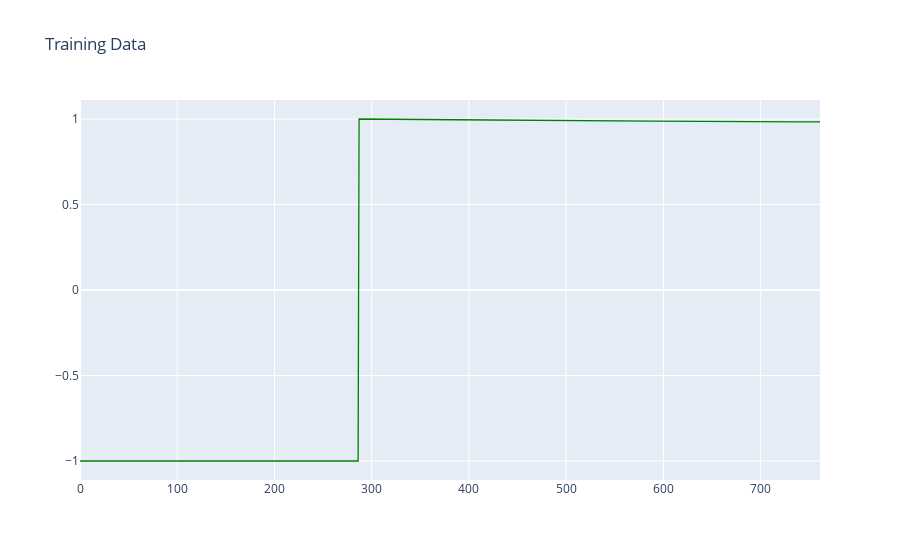
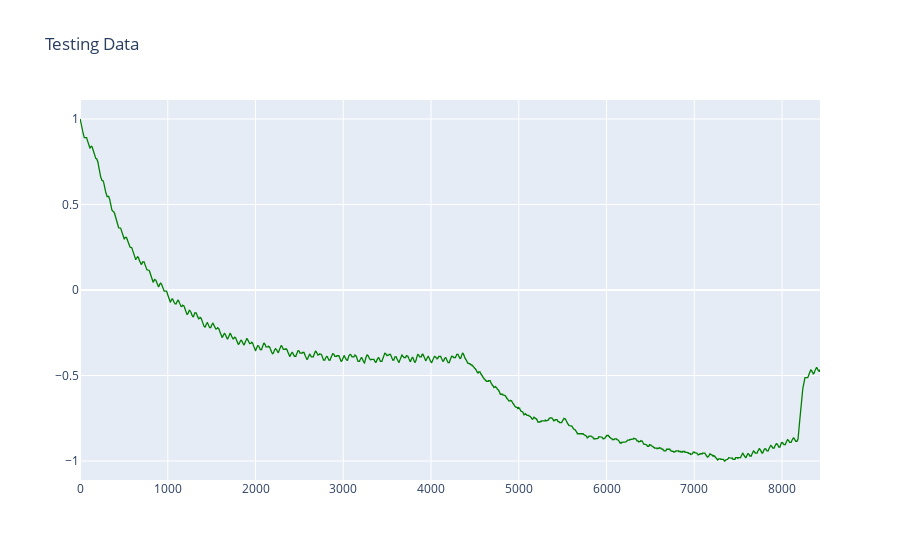
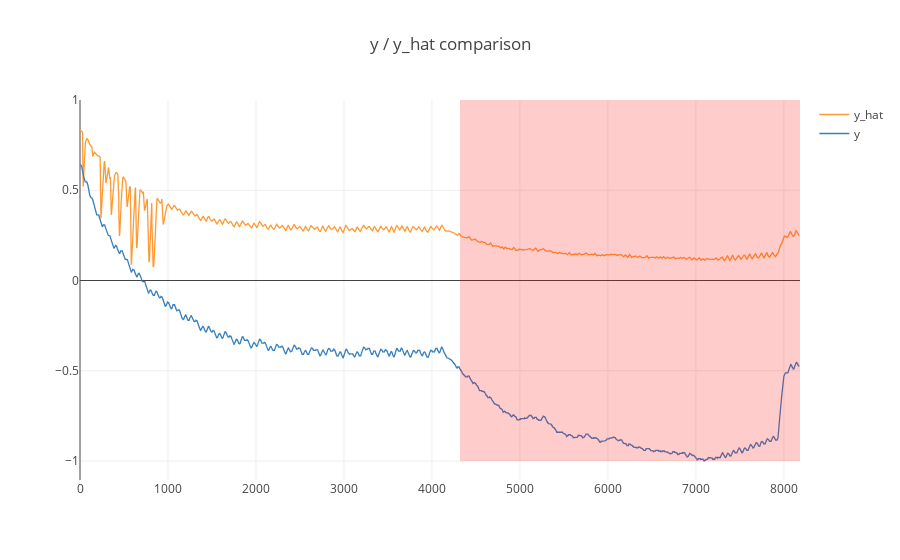
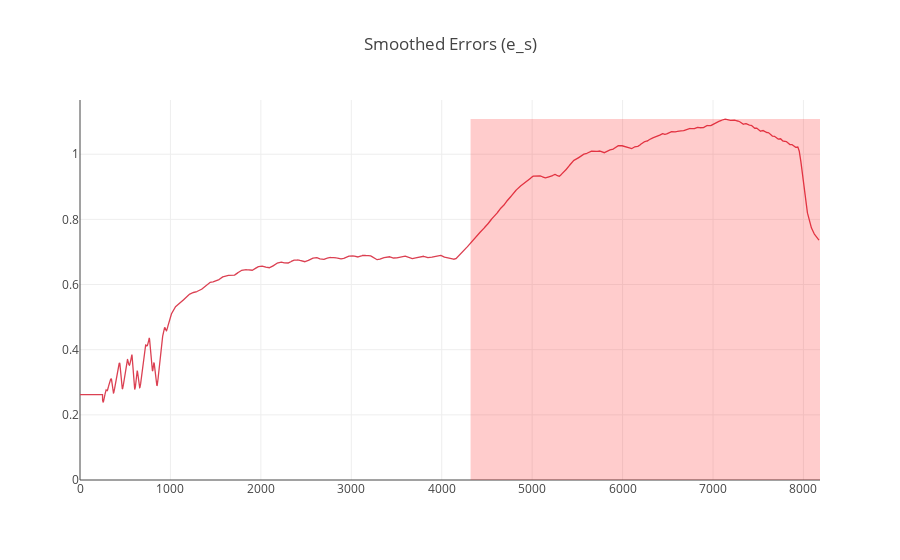

Notebook code for these charts, in order:
### Markdown cell above
## Interactive inline Plotly charts for viewing `y_test`, `y_hat`, and `smoothed errors (e_s)`
- **Blue** highlighted regions indicate anomalous sequences detected by the system
- If available, **Red** highlighted regions indicate true anomalous regions
- Can also optionally plot training data by setting `plot_train=True`

### Code cell
for i in range(len(run_ids)):
    print(run_ids[i])
    plotter = Plotter(run_ids[i])
    plotter.plot_channel('A-9', plot_errors=True, plot_train=True, plot_test=True)
    plotter.channel_result_summary('A-9')
    print()

### Figure 1 — Plotly figure (JSON) as saved in the notebook; plotly's stock layout.template omitted (floating-point values rounded to 4 significant figures; data arrays with more than 128 entries replaced by an {"elided": "..."} marker saying what was removed)
{"data": [{"line": {"color": "rgba(0, 128, 0, 1.0)", "dash": "solid", "shape": "linear", "width": 1.3}, "mode": "lines", "name": "train", "text": "", "type": "scatter", "x": {"elided": "762 int values"}, "y": {"elided": "762 float values"}}], "layout": {"title": {"text": "Training Data"}}}

### Figure 2 — Plotly figure (JSON) as saved in the notebook; plotly's stock layout.template omitted (floating-point values rounded to 4 significant figures; data arrays with more than 128 entries replaced by an {"elided": "..."} marker saying what was removed)
{"data": [{"line": {"color": "rgba(0, 128, 0, 1.0)", "dash": "solid", "shape": "linear", "width": 1.3}, "mode": "lines", "name": "test", "text": "", "type": "scatter", "x": {"elided": "8434 int values"}, "y": {"elided": "8434 float values"}}], "layout": {"title": {"text": "Testing Data"}}}

### Figure 3 — Plotly figure (JSON) as saved in the notebook; plotly's stock layout.template omitted (floating-point values rounded to 4 significant figures; data arrays with more than 128 entries replaced by an {"elided": "..."} marker saying what was removed)
{"data": [{"line": {"color": "rgba(255, 153, 51, 1.0)", "dash": "solid", "shape": "linear", "width": 1.3}, "mode": "lines", "name": "y_hat", "text": "", "type": "scatter", "x": {"elided": "8174 int values"}, "y": {"elided": "8174 float values"}}, {"line": {"color": "rgba(55, 128, 191, 1.0)", "dash": "solid", "shape": "linear", "width": 1.3}, "mode": "lines", "name": "y", "text": "", "type": "scatter", "x": {"elided": "8174 int values"}, "y": {"elided": "8174 float values"}}], "layout": {"shapes": [{"fillcolor": "red", "line": {"width": 0}, "opacity": 0.2, "type": "rect", "x0": 4319, "x1": 8183, "y0": -1, "y1": 1}], "title": "y / y_hat comparison"}}

### Figure 4 — Plotly figure (JSON) as saved in the notebook; plotly's stock layout.template omitted (floating-point values rounded to 4 significant figures; data arrays with more than 128 entries replaced by an {"elided": "..."} marker saying what was removed)
{"data": [{"line": {"color": "rgba(219, 64, 82, 1.0)", "dash": "solid", "shape": "linear", "width": 1.3}, "mode": "lines", "name": "e_s", "text": "", "type": "scatter", "x": {"elided": "8174 int values"}, "y": {"elided": "8174 float values"}}], "layout": {"shapes": [{"fillcolor": "red", "line": {"width": 0}, "opacity": 0.2, "type": "rect", "x0": 4319, "x1": 8183, "y0": 0, "y1": 1.108}], "title": "Smoothed Errors (e_s)"}}
